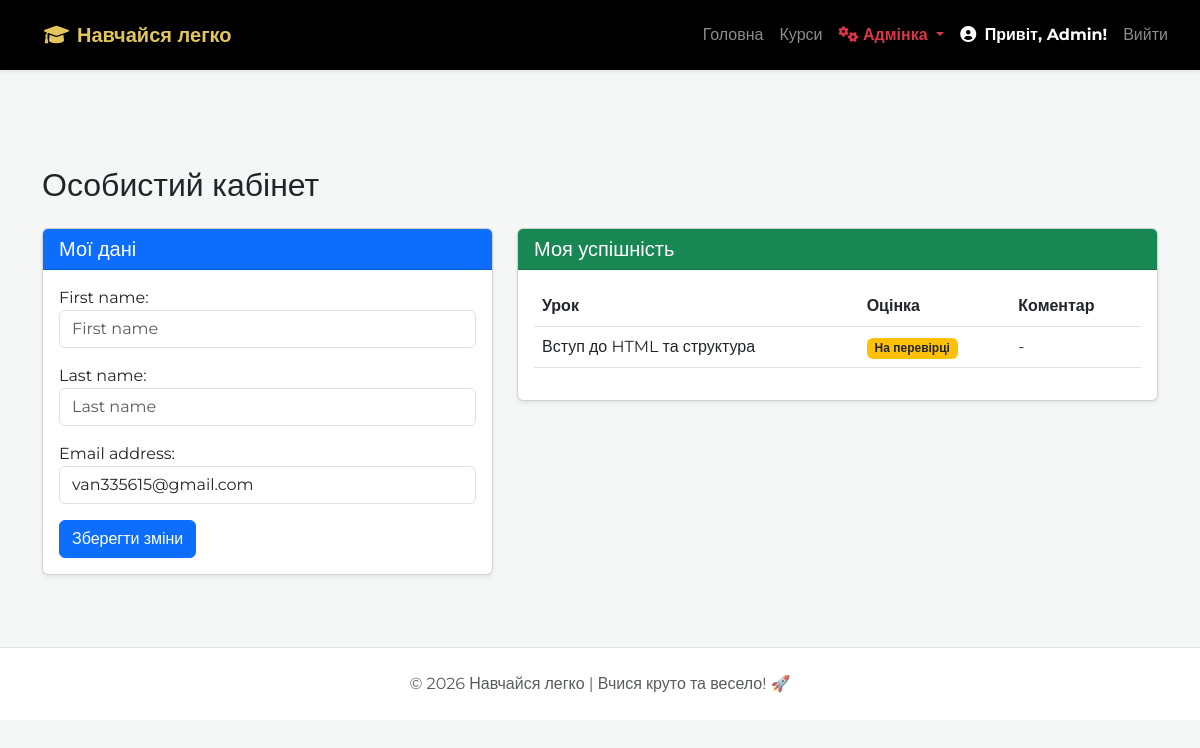
Page /profile/ (signed in) on the earlier database version.
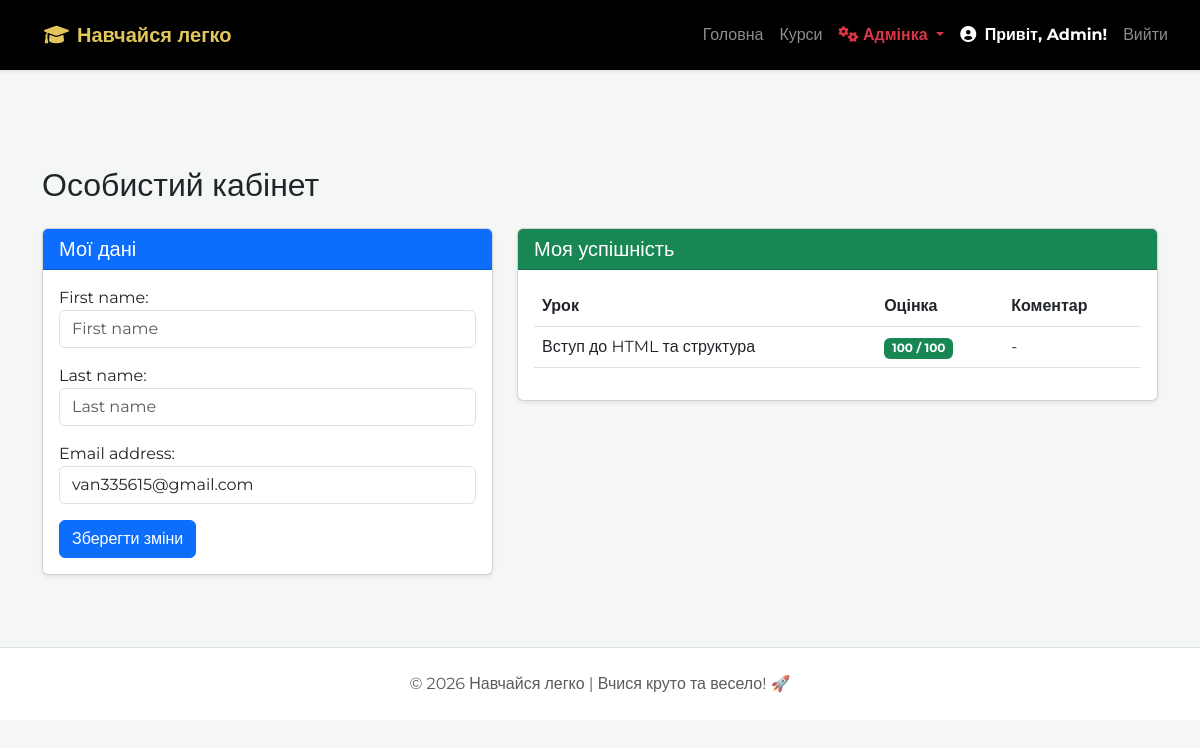
Same page on the later database version.
### core/models.py (models this page shows, shortened)
class Submission(models.Model):
    lesson = models.ForeignKey(Lesson, on_delete=models.CASCADE)
    student = models.ForeignKey(settings.AUTH_USER_MODEL, on_delete=models.CASCADE)
    text = models.TextField(verbose_name="Ваша відповідь")
    grade = models.PositiveIntegerField(null=True, blank=True, verbose_name="Оцінка")
    feedback = models.TextField(blank=True, verbose_name="Коментар викладача")
    created_at = models.DateTimeField(auto_now_add=True)

class Lesson(models.Model):
    module = models.ForeignKey(Module, related_name='lessons', on_delete=models.CASCADE)
    title = models.CharField(max_length=200, verbose_name="Тема уроку")
    content = RichTextField(blank=True, null=True)
    video_url = models.URLField(blank=True, null=True, verbose_name="Посилання на відео (YouTube)")
    image = models.ImageField(upload_to='lesson_images/', blank=True, null=True, verbose_name="Зображення")

### core/views.py (the view)
# urls.py: path('profile/', views.profile_view, name='profile'),
@login_required
def profile_view(request):
    if request.method == 'POST':
        form = UserUpdateForm(request.POST, instance=request.user)
        if form.is_valid():
            form.save()
            return redirect('profile')
    else:
        form = UserUpdateForm(instance=request.user)
    user_submissions = Submission.objects.filter(student=request.user)
    enrollments = Enrollment.objects.filter(student=request.user)
    return render(request, 'profile.html', {
        'form': form,
        'submissions': user_submissions,
        'enrollments': enrollments
    })

### core/forms.py
class UserUpdateForm(forms.ModelForm):
    class Meta:
        model = CustomUser
        fields = ['first_name', 'last_name', 'email']
    def __init__(self, *args, **kwargs):
        super().__init__(*args, **kwargs)
        for field in self.fields.values():
            field.widget.attrs['class'] = 'form-control'
            field.widget.attrs['placeholder'] = field.label

### templates/profile.html (shortened to what this page needs)
{% extends "base.html" %}
{% block content %}
<main class="py-5 mt-5">
    <div class="container">
        <h2 class="mb-4">Особистий кабінет</h2>
        <div class="row">
            <div class="col-md-5">
                <div class="card shadow-sm mb-4">
                    <div class="card-header bg-primary text-white">
                        <h5 class="mb-0">Мої дані</h5>
                    </div>
                    <div class="card-body">
                        <form method="post">
                            {{ form.as_p }}
                            <button type="submit" class="btn btn-primary">Зберегти зміни</button>
                        </form>
                    </div>
                </div>
            </div>
            <div class="col-md-7">
                <div class="card shadow-sm">
                    <div class="card-header bg-success text-white">
                        <h5 class="mb-0">Моя успішність</h5>
                    </div>
                    <div class="card-body">
                        {% if submissions %}
                        <div class="table-responsive">
                            <table class="table table-hover">
                                <thead>
                                    <tr>
                                        <th>Урок</th>
                                        <th>Оцінка</th>
                                        <th>Коментар</th>
                                    </tr>
                                </thead>
                                <tbody>
                                    {% for sub in submissions %}
                                    <tr>
                                        <td>{{ sub.lesson.title }}</td>
                                        <td>
                                            {% if sub.grade %}
                                                <span class="badge bg-success">{{ sub.grade }} / 100</span>
                                            {% else %}
                                                <span class="badge bg-warning text-dark">На перевірці</span>
                                            {% endif %}
                                        </td>
                                        <td>{{ sub.feedback|default:"-" }}</td>
                                    </tr>
                                    {% endfor %}
                                </tbody>
                            </table>
                        </div>
                        {% else %}
                            <p class="text-muted">Ви ще не здавали домашніх завдань.</p>
                        {% endif %}
                    </div>
                </div>
            </div>
        </div>
    </div>
</main>
{% endblock %}

Differences in the rows shown:
changed Submission "Вступ до HTML та структура": grade (not shown) → "100"; grade "На перевірці" → "/ 100"
